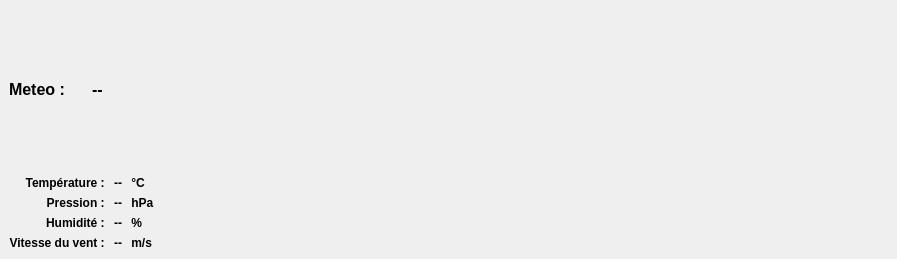
<?xml version="1.0" encoding="UTF-8"?>
<ui version="4.0">
 <class>MeteoWidget</class>
 <widget class="QWidget" name="MeteoWidget">
  <property name="geometry">
   <rect>
    <x>0</x>
    <y>0</y>
    <width>897</width>
    <height>259</height>
   </rect>
  </property>
  <property name="sizePolicy">
   <sizepolicy hsizetype="MinimumExpanding" vsizetype="Preferred">
    <horstretch>0</horstretch>
    <verstretch>0</verstretch>
   </sizepolicy>
  </property>
  <property name="windowTitle">
   <string>Form</string>
  </property>
  <layout class="QHBoxLayout" name="horizontalLayout_3">
   <property name="leftMargin">
    <number>0</number>
   </property>
   <property name="topMargin">
    <number>0</number>
   </property>
   <property name="rightMargin">
    <number>0</number>
   </property>
   <property name="bottomMargin">
    <number>0</number>
   </property>
   <item>
    <widget class="QWidget" name="widget" native="true">
     <layout class="QGridLayout" name="gridLayout">
      <item row="1" column="1">
       <widget class="QLabel" name="lbTemp">
        <property name="sizePolicy">
         <sizepolicy hsizetype="Preferred" vsizetype="Preferred">
          <horstretch>0</horstretch>
          <verstretch>0</verstretch>
         </sizepolicy>
        </property>
        <property name="minimumSize">
         <size>
          <width>0</width>
          <height>0</height>
         </size>
        </property>
        <property name="font">
         <font>
          <weight>75</weight>
          <bold>true</bold>
         </font>
        </property>
        <property name="text">
         <string>--</string>
        </property>
        <property name="alignment">
         <set>Qt::AlignCenter</set>
        </property>
       </widget>
      </item>
      <item row="1" column="0">
       <widget class="QLabel" name="lbTempTi">
        <property name="sizePolicy">
         <sizepolicy hsizetype="Preferred" vsizetype="Preferred">
          <horstretch>0</horstretch>
          <verstretch>0</verstretch>
         </sizepolicy>
        </property>
        <property name="minimumSize">
         <size>
          <width>0</width>
          <height>0</height>
         </size>
        </property>
        <property name="font">
         <font>
          <weight>75</weight>
          <bold>true</bold>
         </font>
        </property>
        <property name="text">
         <string>Température : </string>
        </property>
        <property name="alignment">
         <set>Qt::AlignRight|Qt::AlignTrailing|Qt::AlignVCenter</set>
        </property>
       </widget>
      </item>
      <item row="2" column="2">
       <widget class="QLabel" name="lbPresUn">
        <property name="sizePolicy">
         <sizepolicy hsizetype="Preferred" vsizetype="Preferred">
          <horstretch>0</horstretch>
          <verstretch>0</verstretch>
         </sizepolicy>
        </property>
        <property name="minimumSize">
         <size>
          <width>0</width>
          <height>0</height>
         </size>
        </property>
        <property name="font">
         <font>
          <weight>75</weight>
          <bold>true</bold>
         </font>
        </property>
        <property name="text">
         <string> hPa</string>
        </property>
       </widget>
      </item>
      <item row="3" column="2">
       <widget class="QLabel" name="lbHumUn">
        <property name="sizePolicy">
         <sizepolicy hsizetype="Preferred" vsizetype="Preferred">
          <horstretch>0</horstretch>
          <verstretch>0</verstretch>
         </sizepolicy>
        </property>
        <property name="minimumSize">
         <size>
          <width>0</width>
          <height>0</height>
         </size>
        </property>
        <property name="font">
         <font>
          <weight>75</weight>
          <bold>true</bold>
         </font>
        </property>
        <property name="text">
         <string> %</string>
        </property>
       </widget>
      </item>
      <item row="4" column="0">
       <widget class="QLabel" name="lbVentTi">
        <property name="sizePolicy">
         <sizepolicy hsizetype="Preferred" vsizetype="Preferred">
          <horstretch>0</horstretch>
          <verstretch>0</verstretch>
         </sizepolicy>
        </property>
        <property name="minimumSize">
         <size>
          <width>0</width>
          <height>0</height>
         </size>
        </property>
        <property name="font">
         <font>
          <weight>75</weight>
          <bold>true</bold>
         </font>
        </property>
        <property name="text">
         <string>Vitesse du vent : </string>
        </property>
        <property name="alignment">
         <set>Qt::AlignRight|Qt::AlignTrailing|Qt::AlignVCenter</set>
        </property>
       </widget>
      </item>
      <item row="0" column="0" colspan="5">
       <layout class="QHBoxLayout" name="horizontalLayout_2">
        <item>
         <widget class="QLabel" name="lbMeteo">
          <property name="sizePolicy">
           <sizepolicy hsizetype="Preferred" vsizetype="Expanding">
            <horstretch>0</horstretch>
            <verstretch>0</verstretch>
           </sizepolicy>
          </property>
          <property name="minimumSize">
           <size>
            <width>0</width>
            <height>0</height>
           </size>
          </property>
          <property name="font">
           <font>
            <pointsize>12</pointsize>
            <weight>75</weight>
            <bold>true</bold>
           </font>
          </property>
          <property name="text">
           <string>Meteo : </string>
          </property>
          <property name="alignment">
           <set>Qt::AlignLeading|Qt::AlignLeft|Qt::AlignVCenter</set>
          </property>
         </widget>
        </item>
        <item>
         <widget class="QLabel" name="iconCond">
          <property name="sizePolicy">
           <sizepolicy hsizetype="Preferred" vsizetype="Preferred">
            <horstretch>0</horstretch>
            <verstretch>0</verstretch>
           </sizepolicy>
          </property>
          <property name="minimumSize">
           <size>
            <width>0</width>
            <height>0</height>
           </size>
          </property>
          <property name="font">
           <font>
            <pointsize>12</pointsize>
            <weight>75</weight>
            <bold>true</bold>
           </font>
          </property>
          <property name="text">
           <string/>
          </property>
          <property name="alignment">
           <set>Qt::AlignRight|Qt::AlignTrailing|Qt::AlignVCenter</set>
          </property>
         </widget>
        </item>
        <item>
         <widget class="QLabel" name="lbCond">
          <property name="sizePolicy">
           <sizepolicy hsizetype="Expanding" vsizetype="Preferred">
            <horstretch>0</horstretch>
            <verstretch>0</verstretch>
           </sizepolicy>
          </property>
          <property name="minimumSize">
           <size>
            <width>0</width>
            <height>0</height>
           </size>
          </property>
          <property name="font">
           <font>
            <pointsize>12</pointsize>
            <weight>75</weight>
            <bold>true</bold>
           </font>
          </property>
          <property name="text">
           <string>--</string>
          </property>
          <property name="scaledContents">
           <bool>true</bool>
          </property>
          <property name="wordWrap">
           <bool>false</bool>
          </property>
         </widget>
        </item>
       </layout>
      </item>
      <item row="3" column="0">
       <widget class="QLabel" name="lbHumTi">
        <property name="sizePolicy">
         <sizepolicy hsizetype="Preferred" vsizetype="Preferred">
          <horstretch>0</horstretch>
          <verstretch>0</verstretch>
         </sizepolicy>
        </property>
        <property name="minimumSize">
         <size>
          <width>0</width>
          <height>0</height>
         </size>
        </property>
        <property name="font">
         <font>
          <weight>75</weight>
          <bold>true</bold>
         </font>
        </property>
        <property name="text">
         <string>Humidité : </string>
        </property>
        <property name="alignment">
         <set>Qt::AlignRight|Qt::AlignTrailing|Qt::AlignVCenter</set>
        </property>
       </widget>
      </item>
      <item row="1" column="2">
       <widget class="QLabel" name="lbTempUn">
        <property name="sizePolicy">
         <sizepolicy hsizetype="Preferred" vsizetype="Preferred">
          <horstretch>0</horstretch>
          <verstretch>0</verstretch>
         </sizepolicy>
        </property>
        <property name="minimumSize">
         <size>
          <width>0</width>
          <height>0</height>
         </size>
        </property>
        <property name="font">
         <font>
          <weight>75</weight>
          <bold>true</bold>
         </font>
        </property>
        <property name="text">
         <string> °C</string>
        </property>
       </widget>
      </item>
      <item row="2" column="0">
       <widget class="QLabel" name="lbPresTi">
        <property name="sizePolicy">
         <sizepolicy hsizetype="Preferred" vsizetype="Preferred">
          <horstretch>0</horstretch>
          <verstretch>0</verstretch>
         </sizepolicy>
        </property>
        <property name="minimumSize">
         <size>
          <width>0</width>
          <height>0</height>
         </size>
        </property>
        <property name="font">
         <font>
          <weight>75</weight>
          <bold>true</bold>
         </font>
        </property>
        <property name="text">
         <string>Pression : </string>
        </property>
        <property name="alignment">
         <set>Qt::AlignRight|Qt::AlignTrailing|Qt::AlignVCenter</set>
        </property>
       </widget>
      </item>
      <item row="2" column="1">
       <widget class="QLabel" name="lbPress">
        <property name="sizePolicy">
         <sizepolicy hsizetype="Preferred" vsizetype="Preferred">
          <horstretch>0</horstretch>
          <verstretch>0</verstretch>
         </sizepolicy>
        </property>
        <property name="minimumSize">
         <size>
          <width>0</width>
          <height>0</height>
         </size>
        </property>
        <property name="font">
         <font>
          <weight>75</weight>
          <bold>true</bold>
         </font>
        </property>
        <property name="text">
         <string>--</string>
        </property>
        <property name="alignment">
         <set>Qt::AlignCenter</set>
        </property>
       </widget>
      </item>
      <item row="4" column="1">
       <widget class="QLabel" name="lbVent">
        <property name="sizePolicy">
         <sizepolicy hsizetype="Preferred" vsizetype="Preferred">
          <horstretch>0</horstretch>
          <verstretch>0</verstretch>
         </sizepolicy>
        </property>
        <property name="minimumSize">
         <size>
          <width>0</width>
          <height>0</height>
         </size>
        </property>
        <property name="font">
         <font>
          <weight>75</weight>
          <bold>true</bold>
         </font>
        </property>
        <property name="text">
         <string>--</string>
        </property>
        <property name="alignment">
         <set>Qt::AlignCenter</set>
        </property>
       </widget>
      </item>
      <item row="3" column="1">
       <widget class="QLabel" name="lbHum">
        <property name="sizePolicy">
         <sizepolicy hsizetype="Preferred" vsizetype="Preferred">
          <horstretch>0</horstretch>
          <verstretch>0</verstretch>
         </sizepolicy>
        </property>
        <property name="minimumSize">
         <size>
          <width>0</width>
          <height>0</height>
         </size>
        </property>
        <property name="font">
         <font>
          <weight>75</weight>
          <bold>true</bold>
         </font>
        </property>
        <property name="text">
         <string>--</string>
        </property>
        <property name="alignment">
         <set>Qt::AlignCenter</set>
        </property>
       </widget>
      </item>
      <item row="4" column="2">
       <widget class="QLabel" name="lbVentUn">
        <property name="sizePolicy">
         <sizepolicy hsizetype="Preferred" vsizetype="Preferred">
          <horstretch>0</horstretch>
          <verstretch>0</verstretch>
         </sizepolicy>
        </property>
        <property name="minimumSize">
         <size>
          <width>0</width>
          <height>0</height>
         </size>
        </property>
        <property name="font">
         <font>
          <weight>75</weight>
          <bold>true</bold>
         </font>
        </property>
        <property name="text">
         <string> m/s</string>
        </property>
       </widget>
      </item>
      <item row="1" column="4" rowspan="4">
       <spacer name="horizontalSpacer">
        <property name="orientation">
         <enum>Qt::Horizontal</enum>
        </property>
        <property name="sizeHint" stdset="0">
         <size>
          <width>40</width>
          <height>20</height>
         </size>
        </property>
       </spacer>
      </item>
      <item row="4" column="3">
       <widget class="QLabel" name="lbVentDirec">
        <property name="sizePolicy">
         <sizepolicy hsizetype="Preferred" vsizetype="Preferred">
          <horstretch>0</horstretch>
          <verstretch>0</verstretch>
         </sizepolicy>
        </property>
        <property name="minimumSize">
         <size>
          <width>0</width>
          <height>0</height>
         </size>
        </property>
        <property name="text">
         <string/>
        </property>
       </widget>
      </item>
     </layout>
    </widget>
   </item>
  </layout>
 </widget>
 <resources/>
 <connections/>
</ui>
